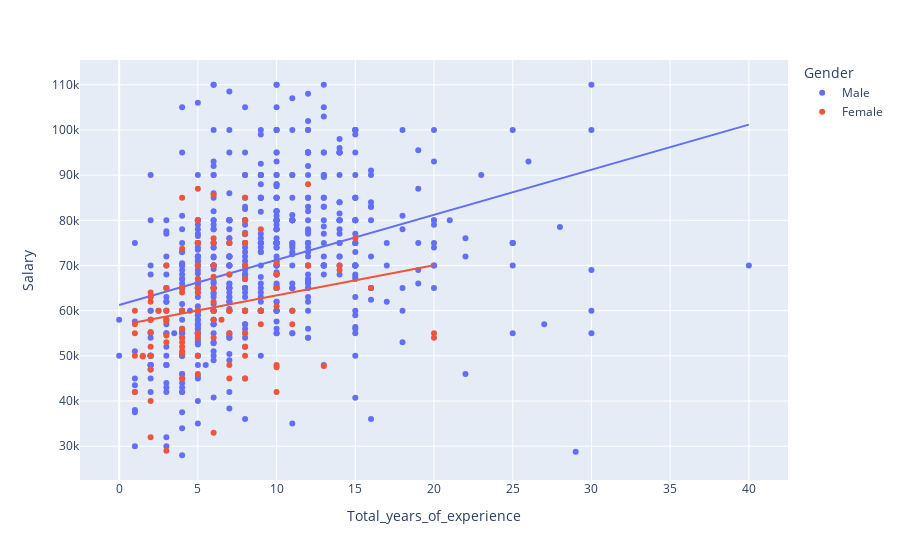

Notebook code for this chart:
### Code cell
fig=px.scatter(top_p,x="Total_years_of_experience",y="Salary",trendline="ols",color="Gender")
fig.show()

### Figure 1 — Plotly figure (JSON) as saved in the notebook; plotly's stock layout.template omitted (floating-point values rounded to 4 significant figures; data arrays with more than 128 entries replaced by an {"elided": "..."} marker saying what was removed)
{"data": [{"hovertemplate": "Gender=Male<br>Total_years_of_experience=%{x}<br>Salary=%{y}<extra></extra>", "legendgroup": "Male", "marker": {"color": "#636efa", "symbol": "circle"}, "mode": "markers", "name": "Male", "orientation": "v", "showlegend": true, "type": "scatter", "x": {"elided": "658 float values"}, "xaxis": "x", "y": {"elided": "658 int values"}, "yaxis": "y"}, {"hovertemplate": "<b>OLS trendline</b><br>Salary = 997.606 * Total_years_of_experience + 61268.9<br>R<sup>2</sup>=0.120575<br><br>Gender=Male<br>Total_years_of_experience=%{x}<br>Salary=%{y} <b>(trend)</b><extra></extra>", "legendgroup": "Male", "marker": {"color": "#636efa", "symbol": "circle"}, "mode": "lines", "name": "Male", "showlegend": false, "type": "scatter", "x": {"elided": "658 float values"}, "xaxis": "x", "y": {"elided": "658 float values"}, "yaxis": "y"}, {"hovertemplate": "Gender=Female<br>Total_years_of_experience=%{x}<br>Salary=%{y}<extra></extra>", "legendgroup": "Female", "marker": {"color": "#EF553B", "symbol": "circle"}, "mode": "markers", "name": "Female", "orientation": "v", "showlegend": true, "type": "scatter", "x": [7, 12, 12, 8, 10, 6, 10, 6, 6, 8, 3, 7, 20, 20, 5, 6, 8, 5, 15, 14, 2, 6, 4, 6, 6, 9, 6.5, 12, 9, 5, 8, 4, 4, 3, 3, 2, 2, 4, 3, 6, 2, 6, 11, 4, 1.5, 2, 2, 10, 4, 6, 2, 4, 4, 10, 5, 6, 3, 5, 6, 3, 9, 8, 5, 8, 8, 4, 1, 10, 5, 3, 5, 1, 1, 8, 6, 2, 1, 1, 4, 2, 7, 10, 8, 8, 4, 14, 7, 6, 8, 6, 5, 5, 5, 8, 8, 9, 2, 4, 11, 16, 7, 5, 4, 13, 2.5, 7, 1.5, 3, 5, 4, 2, 4, 7, 5, 5, 5, 10, 3, 4, 8], "xaxis": "x", "y": [45000, 88000, 70000, 60000, 70500, 60000, 61000, 62000, 65000, 75000, 70000, 68000, 55000, 54000, 60000, 60000, 50000, 50000, 76000, 69000, 55200, 65000, 65000, 54000, 70000, 57000, 58000, 70000, 78000, 67000, 80000, 53000, 85000, 58000, 60000, 58000, 50000, 52000, 60000, 67500, 64000, 65000, 57000, 60000, 50000, 47000, 58000, 48000, 65000, 76000, 62000, 45000, 56000, 68000, 54000, 70000, 53000, 75000, 75000, 54500, 60000, 75000, 65000, 60000, 45000, 51000, 50000, 42000, 46000, 29000, 55000, 57000, 60000, 77000, 33000, 52000, 55000, 42000, 60000, 40000, 55000, 65000, 52000, 85000, 54000, 70000, 48000, 58000, 67000, 85600, 75000, 65000, 80000, 70000, 60000, 60000, 32000, 64000, 60000, 65000, 60000, 87000, 73700, 47745, 60000, 60000, 49850, 65000, 75000, 45000, 63000, 65000, 75000, 70000, 70000, 64000, 47500, 57600, 50500, 55000], "yaxis": "y"}, {"hovertemplate": "<b>OLS trendline</b><br>Salary = 667.04 * Total_years_of_experience + 56729.9<br>R<sup>2</sup>=0.046610<br><br>Gender=Female<br>Total_years_of_experience=%{x}<br>Salary=%{y} <b>(trend)</b><extra></extra>", "legendgroup": "Female", "marker": {"color": "#EF553B", "symbol": "circle"}, "mode": "lines", "name": "Female", "showlegend": false, "type": "scatter", "x": [1, 1, 1, 1, 1, 1.5, 1.5, 2, 2, 2, 2, 2, 2, 2, 2, 2, 2, 2, 2.5, 3, 3, 3, 3, 3, 3, 3, 3, 3, 4, 4, 4, 4, 4, 4, 4, 4, 4, 4, 4, 4, 4, 4, 4, 4, 5, 5, 5, 5, 5, 5, 5, 5, 5, 5, 5, 5, 5, 5, 5, 5, 6, 6, 6, 6, 6, 6, 6, 6, 6, 6, 6, 6, 6, 6, 6, 6.5, 7, 7, 7, 7, 7, 7, 7, 8, 8, 8, 8, 8, 8, 8, 8, 8, 8, 8, 8, 8, 8, 9, 9, 9, 9, 10, 10, 10, 10, 10, 10, 10, 11, 11, 12, 12, 12, 13, 14, 14, 15, 16, 20, 20], "xaxis": "x", "y": [57400.0, 57400.0, 57400.0, 57400.0, 57400.0, 57730.0, 57730.0, 58060.0, 58060.0, 58060.0, 58060.0, 58060.0, 58060.0, 58060.0, 58060.0, 58060.0, 58060.0, 58060.0, 58400.0, 58730.0, 58730.0, 58730.0, 58730.0, 58730.0, 58730.0, 58730.0, 58730.0, 58730.0, 59400.0, 59400.0, 59400.0, 59400.0, 59400.0, 59400.0, 59400.0, 59400.0, 59400.0, 59400.0, 59400.0, 59400.0, 59400.0, 59400.0, 59400.0, 59400.0, 60070.0, 60070.0, 60070.0, 60070.0, 60070.0, 60070.0, 60070.0, 60070.0, 60070.0, 60070.0, 60070.0, 60070.0, 60070.0, 60070.0, 60070.0, 60070.0, 60730.0, 60730.0, 60730.0, 60730.0, 60730.0, 60730.0, 60730.0, 60730.0, 60730.0, 60730.0, 60730.0, 60730.0, 60730.0, 60730.0, 60730.0, 61070.0, 61400.0, 61400.0, 61400.0, 61400.0, 61400.0, 61400.0, 61400.0, 62070.0, 62070.0, 62070.0, 62070.0, 62070.0, 62070.0, 62070.0, 62070.0, 62070.0, 62070.0, 62070.0, 62070.0, 62070.0, 62070.0, 62730.0, 62730.0, 62730.0, 62730.0, 63400.0, 63400.0, 63400.0, 63400.0, 63400.0, 63400.0, 63400.0, 64070.0, 64070.0, 64730.0, 64730.0, 64730.0, 65400.0, 66070.0, 66070.0, 66740.0, 67400.0, 70070.0, 70070.0], "yaxis": "y"}], "layout": {"legend": {"title": {"text": "Gender"}, "tracegroupgap": 0}, "margin": {"t": 60}, "xaxis": {"anchor": "y", "domain": [0, 1], "title": {"text": "Total_years_of_experience"}}, "yaxis": {"anchor": "x", "domain": [0, 1], "title": {"text": "Salary"}}}}
